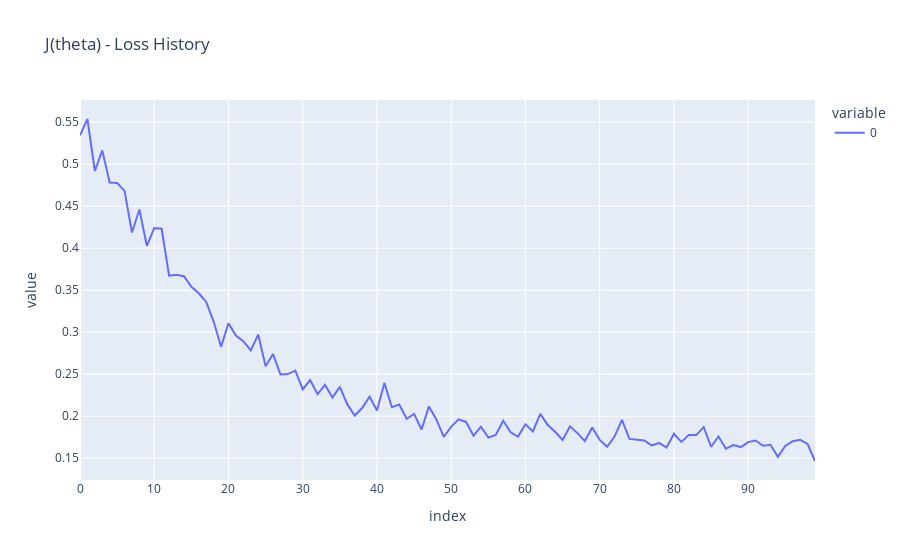

Here is the notebook cell this chart was saved with:
### Markdown cell above
# Model

### Code cell
def predict(theta, xs, batch):
    bias = theta[0]
    weight = theta[1:] 
    return bias + np.dot(xs[batch], weight)

def predict_single_value(theta, input):
    bias = theta[0]
    weight = theta[1:]
    return bias + np.dot(input , weight)

def J_squared_residual(theta, xs, y, batch):
    h = predict(theta, xs, batch)
    sr = ((h - y[batch])**2).sum()    
    return sr

def gradient_J_squared_residual(theta, xs, y, batch):
    h = predict(theta, xs, batch) #(batch_size, )

    #sum(x_i^2) = x^T * x (with x = h - y and h = X*0)
    # ----> J(0) = (h-y)^T * (h-y)
    # grad = dJ/d0 ------> dJ/d0 = xs^t * (h-y)
    # this is gradient computed with some fancy math I probably cant remember 
    # simplfied: calculates partial derivatives from L ------> 0 (backward propagation)
    # dJ/d0 = dJ/dh * dh/d0

    error = h - y[batch]  #(batch_size, )
    dp = error.sum() #(1, )
    dw = np.dot(xs[batch].transpose(), error) #(n, )

    grad = np.empty(theta.shape)  
    grad[0]  = dp
    grad [1:]  = dw
     # grad = (n + 1, ) = shape of theta
    return grad

def train_model(xs, ys, learning_rate, batch_size, iterations):
    n_features = xs.shape[1]
    theta = np.zeros((n_features + 1))  #(n+1, )
    m = xs.shape[0]
    j_history = []
    for it in range(iterations):
        batch = np.random.randint(0, batch_size + 1, size=batch_size) #(batch_size, )
        j = np.sqrt(J_squared_residual(theta, xs, ys, batch) * 1/m)
        j_history.append(j)
        
        theta = theta - (learning_rate * (1/m) * gradient_J_squared_residual(theta, xs, ys, batch))

    return theta, j_history

theta_price, j_history_price = train_model(spl_price_std["X_train"], spl_price_std["y_train"], 0.05, 500, 100)

print(theta_price)

fig = px.line(j_history_price, title="J(theta) - Loss History")
fig.show()

### Figure 1 — Plotly figure (JSON) as saved in the notebook; plotly's stock layout.template omitted (floating-point values rounded to 4 significant figures)
{"data": [{"hovertemplate": "variable=0<br>index=%{x}<br>value=%{y}<extra></extra>", "legendgroup": "0", "line": {"color": "#636efa", "dash": "solid"}, "marker": {"symbol": "circle"}, "mode": "lines", "name": "0", "orientation": "v", "showlegend": true, "type": "scatter", "x": [0, 1, 2, 3, 4, 5, 6, 7, 8, 9, 10, 11, 12, 13, 14, 15, 16, 17, 18, 19, 20, 21, 22, 23, 24, 25, 26, 27, 28, 29, 30, 31, 32, 33, 34, 35, 36, 37, 38, 39, 40, 41, 42, 43, 44, 45, 46, 47, 48, 49, 50, 51, 52, 53, 54, 55, 56, 57, 58, 59, 60, 61, 62, 63, 64, 65, 66, 67, 68, 69, 70, 71, 72, 73, 74, 75, 76, 77, 78, 79, 80, 81, 82, 83, 84, 85, 86, 87, 88, 89, 90, 91, 92, 93, 94, 95, 96, 97, 98, 99], "xaxis": "x", "y": [0.5344, 0.5539, 0.492, 0.5165, 0.4782, 0.4776, 0.4683, 0.4187, 0.4461, 0.4029, 0.4239, 0.4232, 0.3673, 0.3685, 0.3667, 0.3542, 0.3463, 0.336, 0.3127, 0.2827, 0.3106, 0.2961, 0.2894, 0.2785, 0.2972, 0.2596, 0.274, 0.2496, 0.2501, 0.2544, 0.2321, 0.2431, 0.2262, 0.2374, 0.2222, 0.235, 0.2144, 0.2008, 0.2097, 0.2232, 0.2068, 0.2397, 0.2107, 0.214, 0.197, 0.2028, 0.1841, 0.2117, 0.1962, 0.1753, 0.1877, 0.1962, 0.1932, 0.1767, 0.1875, 0.1745, 0.1778, 0.1946, 0.1808, 0.1757, 0.1905, 0.1819, 0.2027, 0.1895, 0.1815, 0.1716, 0.188, 0.1799, 0.1705, 0.1865, 0.1718, 0.1637, 0.1758, 0.1957, 0.173, 0.1719, 0.1711, 0.1652, 0.1682, 0.1627, 0.1791, 0.1694, 0.1777, 0.1775, 0.1872, 0.1636, 0.1758, 0.1614, 0.1656, 0.1633, 0.1692, 0.1711, 0.1648, 0.166, 0.1516, 0.1647, 0.1702, 0.1719, 0.1669, 0.1467], "yaxis": "y"}], "layout": {"legend": {"title": {"text": "variable"}, "tracegroupgap": 0}, "title": {"text": "J(theta) - Loss History"}, "xaxis": {"anchor": "y", "domain": [0, 1], "title": {"text": "index"}}, "yaxis": {"anchor": "x", "domain": [0, 1], "title": {"text": "value"}}}}
